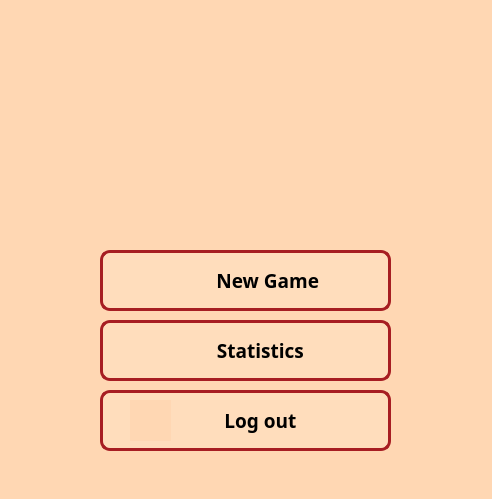
<?xml version="1.0" encoding="UTF-8"?>
<ui version="4.0">
 <class>Form</class>
 <widget class="QWidget" name="Form">
  <property name="geometry">
   <rect>
    <x>0</x>
    <y>0</y>
    <width>492</width>
    <height>499</height>
   </rect>
  </property>
  <property name="windowTitle">
   <string>Form</string>
  </property>
  <property name="styleSheet">
   <string notr="true">QWidget{background-color: rgb(255, 215, 179);}

#play_button:hover {background-color: rgb(167, 29, 34);}</string>
  </property>
  <widget class="QPushButton" name="statistics_button">
   <property name="geometry">
    <rect>
     <x>100</x>
     <y>320</y>
     <width>291</width>
     <height>61</height>
    </rect>
   </property>
   <property name="font">
    <font>
     <family>Montserrat SemiBold</family>
     <pointsize>14</pointsize>
     <weight>75</weight>
     <bold>true</bold>
    </font>
   </property>
   <property name="styleSheet">
    <string notr="true">QPushButton{
background-color: rgb(255, 221, 188);
border-radius: 10px;
border: 3px solid;
border-color: rgb(167, 29, 34);
}

QPushButton:hover:!pressed{
border: 6px solid;
border-color: rgb(255, 132, 32);
}</string>
   </property>
   <property name="text">
    <string>      Statistics</string>
   </property>
  </widget>
  <widget class="QPushButton" name="play_button">
   <property name="geometry">
    <rect>
     <x>100</x>
     <y>250</y>
     <width>291</width>
     <height>61</height>
    </rect>
   </property>
   <property name="font">
    <font>
     <family>Montserrat SemiBold</family>
     <pointsize>14</pointsize>
     <weight>75</weight>
     <bold>true</bold>
    </font>
   </property>
   <property name="styleSheet">
    <string notr="true">QPushButton{
background-color: rgb(255, 221, 188);
border-radius: 10px;
border: 3px solid;
border-color: rgb(166, 30, 34);
}
QPushButton:hover:!pressed{
border: 6px solid;
border-color: rgb(255, 132, 32);
}



</string>
   </property>
   <property name="text">
    <string>         New Game</string>
   </property>
   <property name="flat">
    <bool>false</bool>
   </property>
  </widget>
  <widget class="QLabel" name="label">
   <property name="geometry">
    <rect>
     <x>0</x>
     <y>0</y>
     <width>491</width>
     <height>281</height>
    </rect>
   </property>
   <property name="text">
    <string/>
   </property>
   <property name="pixmap">
    <pixmap resource="ResourceFiles.qrc">:/Images/Download Hello Hand Sign Language Concept for free.jpeg</pixmap>
   </property>
   <property name="scaledContents">
    <bool>true</bool>
   </property>
  </widget>
  <widget class="QLabel" name="label_2">
   <property name="geometry">
    <rect>
     <x>130</x>
     <y>260</y>
     <width>51</width>
     <height>41</height>
    </rect>
   </property>
   <property name="styleSheet">
    <string notr="true">QLabel{
background-color: rgb(255, 221, 188);
}

</string>
   </property>
   <property name="text">
    <string/>
   </property>
   <property name="pixmap">
    <pixmap resource="ResourceFiles.qrc">:/Icons/fight-svgrepo-com.svg</pixmap>
   </property>
   <property name="scaledContents">
    <bool>true</bool>
   </property>
  </widget>
  <widget class="QLabel" name="label_3">
   <property name="geometry">
    <rect>
     <x>130</x>
     <y>330</y>
     <width>41</width>
     <height>41</height>
    </rect>
   </property>
   <property name="styleSheet">
    <string notr="true">background-color: rgb(255, 221, 188);
color: rgb(0, 0, 0);</string>
   </property>
   <property name="text">
    <string/>
   </property>
   <property name="pixmap">
    <pixmap resource="ResourceFiles.qrc">:/Icons/increase-svgrepo-com.svg</pixmap>
   </property>
   <property name="scaledContents">
    <bool>true</bool>
   </property>
  </widget>
  <widget class="QPushButton" name="log_out_btn">
   <property name="geometry">
    <rect>
     <x>100</x>
     <y>390</y>
     <width>291</width>
     <height>61</height>
    </rect>
   </property>
   <property name="font">
    <font>
     <family>Montserrat SemiBold</family>
     <pointsize>14</pointsize>
     <weight>75</weight>
     <bold>true</bold>
    </font>
   </property>
   <property name="styleSheet">
    <string notr="true">QPushButton{
background-color: rgb(255, 221, 188);
border-radius: 10px;
border: 3px solid;
border-color: rgb(167, 29, 34);
}

QPushButton:hover:!pressed{
border: 6px solid;
border-color: rgb(255, 132, 32);
}</string>
   </property>
   <property name="text">
    <string>      Log out</string>
   </property>
  </widget>
  <widget class="QLabel" name="label_4">
   <property name="geometry">
    <rect>
     <x>130</x>
     <y>400</y>
     <width>41</width>
     <height>41</height>
    </rect>
   </property>
   <property name="text">
    <string/>
   </property>
   <property name="pixmap">
    <pixmap resource="ResourceFiles.qrc">:/Icons/logout-svgrepo-com.svg</pixmap>
   </property>
   <property name="scaledContents">
    <bool>true</bool>
   </property>
  </widget>
  <zorder>label</zorder>
  <zorder>statistics_button</zorder>
  <zorder>play_button</zorder>
  <zorder>label_2</zorder>
  <zorder>label_3</zorder>
  <zorder>log_out_btn</zorder>
  <zorder>label_4</zorder>
 </widget>
 <resources>
  <include location="ResourceFiles.qrc"/>
 </resources>
 <connections/>
</ui>
